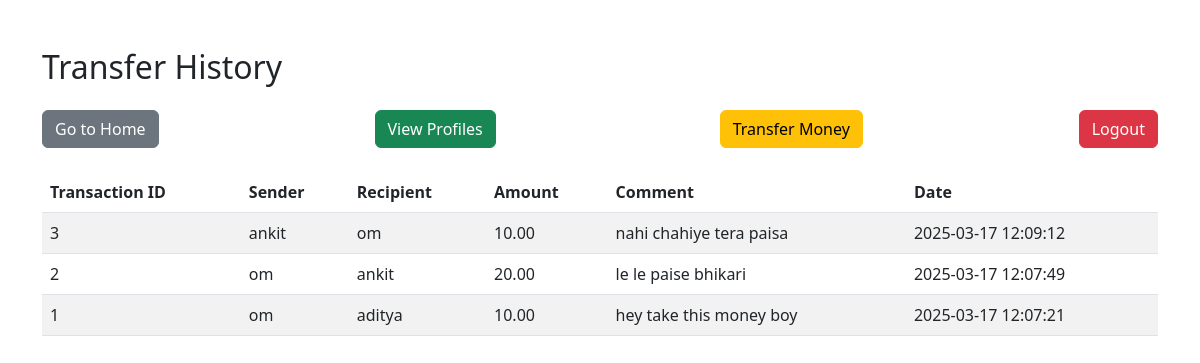
The page /transfer_history.php (signed in) on the database as committed earlier.
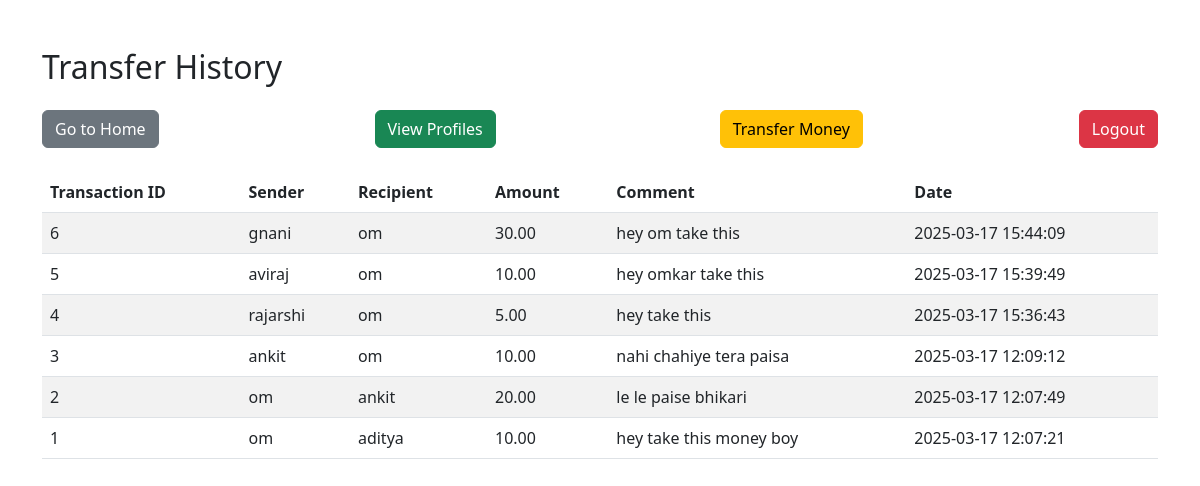
The same page on the database as committed later.
### tables this page shows
CREATE TABLE `transactions` (
  `id` int NOT NULL AUTO_INCREMENT,
  `sender_username` varchar(100) NOT NULL,
  `recipient_username` varchar(100) NOT NULL,
  `amount` decimal(10,2) NOT NULL,
  `comment` text,
  `transaction_date` timestamp NULL DEFAULT CURRENT_TIMESTAMP,
  PRIMARY KEY (`id`)
);

### transfer_history.php (the view, shortened to what this page needs)
<?php
$DATABASE_HOST = 'db';
$DATABASE_USER = 'root';
$DATABASE_PASS = 'root';
$DATABASE_NAME = 'time_pass';
$con = mysqli_connect($DATABASE_HOST, $DATABASE_USER, $DATABASE_PASS, $DATABASE_NAME);
$stmt = $con->prepare("SELECT * FROM transactions WHERE sender_username=? OR recipient_username=? ORDER BY transaction_date DESC");
$stmt->bind_param("ss", $_SESSION['username'], $_SESSION['username']);
$stmt->execute();
$result = $stmt->get_result();
?>
<!DOCTYPE html>
<html lang="en">
<head>
    <link rel="stylesheet" href="https://cdn.jsdelivr.net/npm/bootstrap@5.2.3/dist/css/bootstrap.min.css">
</head>
<body>
    <div class="container mt-5">
        <h2>Transfer History</h2>
        <div class="mt-4 d-flex justify-content-between">
            <a href="home.php" class="btn btn-secondary">Go to Home</a>
            <a href="view_profiles.php" class="btn btn-success mx-2">View Profiles</a>
            <a href="transfer_money.php" class="btn btn-warning mx-2">Transfer Money</a>
            <a href="logout.php" class="btn btn-danger">Logout</a>
        </div>
        <br>
        <?php if ($result->num_rows > 0): ?>
            <table class="table table-striped">
                <thead>
                    <tr>
                        <th>Transaction ID</th>
                        <th>Sender</th>
                        <th>Recipient</th>
                        <th>Amount</th>
                        <th>Comment</th>
                        <th>Date</th>
                    </tr>
                </thead>
                <tbody>
                    <?php while ($transaction = $result->fetch_assoc()): ?>
                        <tr>
                            <td><?php echo $transaction['id']; ?></td>
                            <td><?php echo $transaction['sender_username']; ?></td>
                            <td><?php echo $transaction['recipient_username']; ?></td>
                            <td><?php echo $transaction['amount']; ?></td>
                            <td><?php echo $transaction['comment']; ?></td>
                            <td><?php echo $transaction['transaction_date']; ?></td>
                        </tr>
                    <?php endwhile; ?>
                </tbody>
            </table>
        <?php else: ?>
            <p>No transactions found.</p>
        <?php endif; ?>
    </div>
</body>
</html>

Rows that differ between the two databases and show on the page:
added transactions: id "6", sender_username "gnani", recipient_username "om", amount "30.00", comment "hey om take this", transaction_date "2025-03-17 15:44:09"
added transactions: id "5", sender_username "aviraj", recipient_username "om", amount "10.00", comment "hey omkar take this", transaction_date "2025-03-17 15:39:49"
added transactions: id "4", sender_username "rajarshi", recipient_username "om", amount "5.00", comment "hey take this", transaction_date "2025-03-17 15:36:43"
